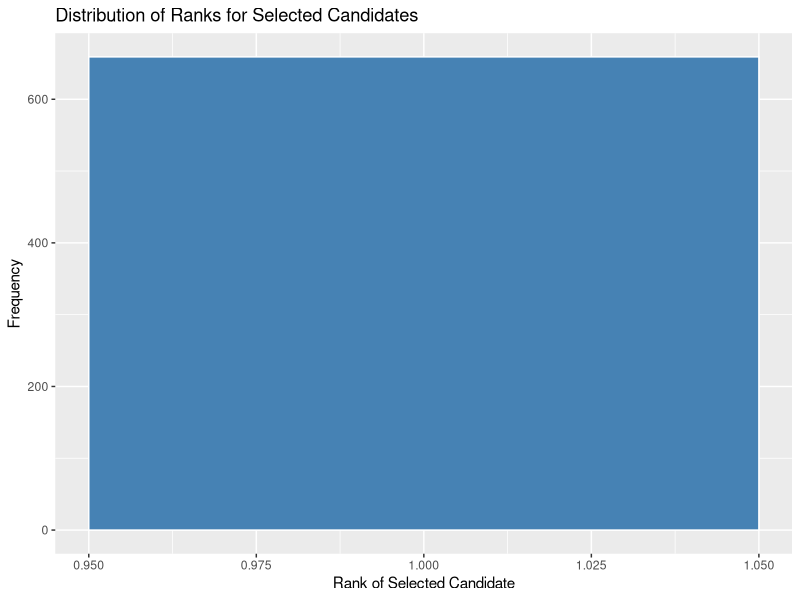

Write the R code that produced this figure.
library(tidyverse)

# Parameters
n <- 100          # Number of candidates
p <- 0.37         # Proportion to observe (about 37% is optimal for large n)
simulations <- 1000  # Number of simulations

# Simulation Function
simulate_optimal_stopping <- function(n, p) {
  # Generate candidate rankings
  candidates <- tibble(
    id = 1:n,
    score = runif(n) # Random scores for candidates
  ) %>%
    arrange(desc(score)) %>%  # Sort by score (higher is better)
    mutate(rank = row_number()) # Assign ranks (1 is best)
  
  # Observation phase: decide threshold
  observed <- candidates %>%
    filter(id <= floor(p * n)) # Observe the first p*n candidates
  
  # Stopping phase: select the next best candidate after observation
  selected <- candidates %>%
    filter(id > floor(p * n)) %>%
    filter(score > max(observed$score)) %>%
    slice(1) # Select the first one that meets the condition
  
  # Return rank of the selected candidate (or NA if no candidate selected)
  selected_rank <- if (nrow(selected) > 0) selected$rank else NA
  return(selected_rank)
}

# Run simulations
results <- tibble(
  sim = 1:simulations,
  selected_rank = map_dbl(sim, ~ simulate_optimal_stopping(n, p))
)

# Analyze results
summary_results <- results %>%
  summarise(
    success_rate = mean(selected_rank == 1, na.rm = TRUE), # Success: Best candidate selected
    avg_rank = mean(selected_rank, na.rm = TRUE)          # Average rank of selected candidates
  )

# Print results
print(summary_results)

# Plot distribution of ranks
results %>%
  ggplot(aes(x = selected_rank)) +
  geom_histogram(bins = 20, fill = "steelblue", color = "white") +
  labs(
    title = "Distribution of Ranks for Selected Candidates",
    x = "Rank of Selected Candidate",
    y = "Frequency"
  )